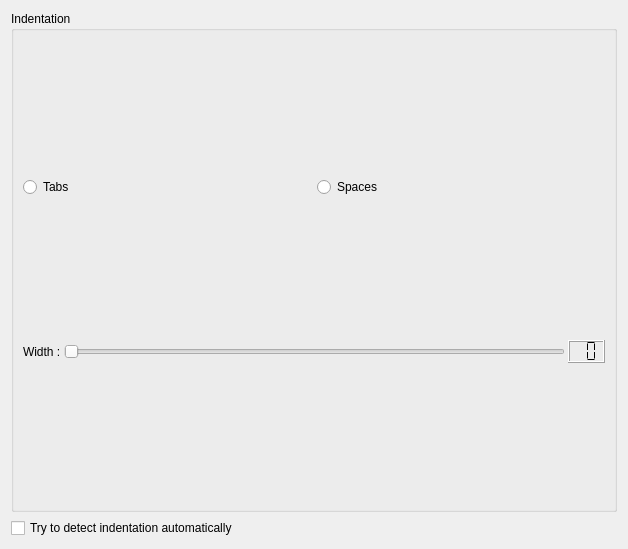
<?xml version="1.0" encoding="UTF-8"?>
<ui version="4.0">
 <class>Form</class>
 <widget class="QWidget" name="Form">
  <property name="geometry">
   <rect>
    <x>0</x>
    <y>0</y>
    <width>628</width>
    <height>549</height>
   </rect>
  </property>
  <property name="windowTitle">
   <string>Form</string>
  </property>
  <layout class="QVBoxLayout" name="verticalLayout">
   <item>
    <widget class="QGroupBox" name="gbIndentation">
     <property name="title">
      <string>Indentation</string>
     </property>
     <layout class="QVBoxLayout" name="verticalLayout_13">
      <item>
       <layout class="QHBoxLayout" name="horizontalLayout_5">
        <item>
         <widget class="QRadioButton" name="rbIndentationTabs">
          <property name="text">
           <string>Tabs</string>
          </property>
         </widget>
        </item>
        <item>
         <widget class="QRadioButton" name="rbIndentationSpaces">
          <property name="text">
           <string>Spaces</string>
          </property>
         </widget>
        </item>
       </layout>
      </item>
      <item>
       <layout class="QHBoxLayout" name="_2">
        <property name="spacing">
         <number>3</number>
        </property>
        <item>
         <widget class="QLabel" name="lIndentationWidth">
          <property name="text">
           <string>Width :</string>
          </property>
         </widget>
        </item>
        <item>
         <widget class="QSlider" name="sIndentationWidth">
          <property name="sizePolicy">
           <sizepolicy hsizetype="Expanding" vsizetype="Fixed">
            <horstretch>0</horstretch>
            <verstretch>0</verstretch>
           </sizepolicy>
          </property>
          <property name="minimum">
           <number>1</number>
          </property>
          <property name="maximum">
           <number>16</number>
          </property>
          <property name="pageStep">
           <number>2</number>
          </property>
          <property name="orientation">
           <enum>Qt::Horizontal</enum>
          </property>
          <property name="tickInterval">
           <number>1</number>
          </property>
         </widget>
        </item>
        <item>
         <widget class="QLCDNumber" name="lnIndentationWidth">
          <property name="sizePolicy">
           <sizepolicy hsizetype="Fixed" vsizetype="Fixed">
            <horstretch>0</horstretch>
            <verstretch>0</verstretch>
           </sizepolicy>
          </property>
          <property name="digitCount">
           <number>2</number>
          </property>
          <property name="segmentStyle">
           <enum>QLCDNumber::Flat</enum>
          </property>
         </widget>
        </item>
       </layout>
      </item>
     </layout>
    </widget>
   </item>
   <item>
    <widget class="QCheckBox" name="cbAutodetectIndent">
     <property name="text">
      <string>Try to detect indentation automatically</string>
     </property>
    </widget>
   </item>
  </layout>
 </widget>
 <resources/>
 <connections>
  <connection>
   <sender>sIndentationWidth</sender>
   <signal>valueChanged(int)</signal>
   <receiver>lnIndentationWidth</receiver>
   <slot>display(int)</slot>
   <hints>
    <hint type="sourcelabel">
     <x>515</x>
     <y>80</y>
    </hint>
    <hint type="destinationlabel">
     <x>596</x>
     <y>77</y>
    </hint>
   </hints>
  </connection>
 </connections>
</ui>
